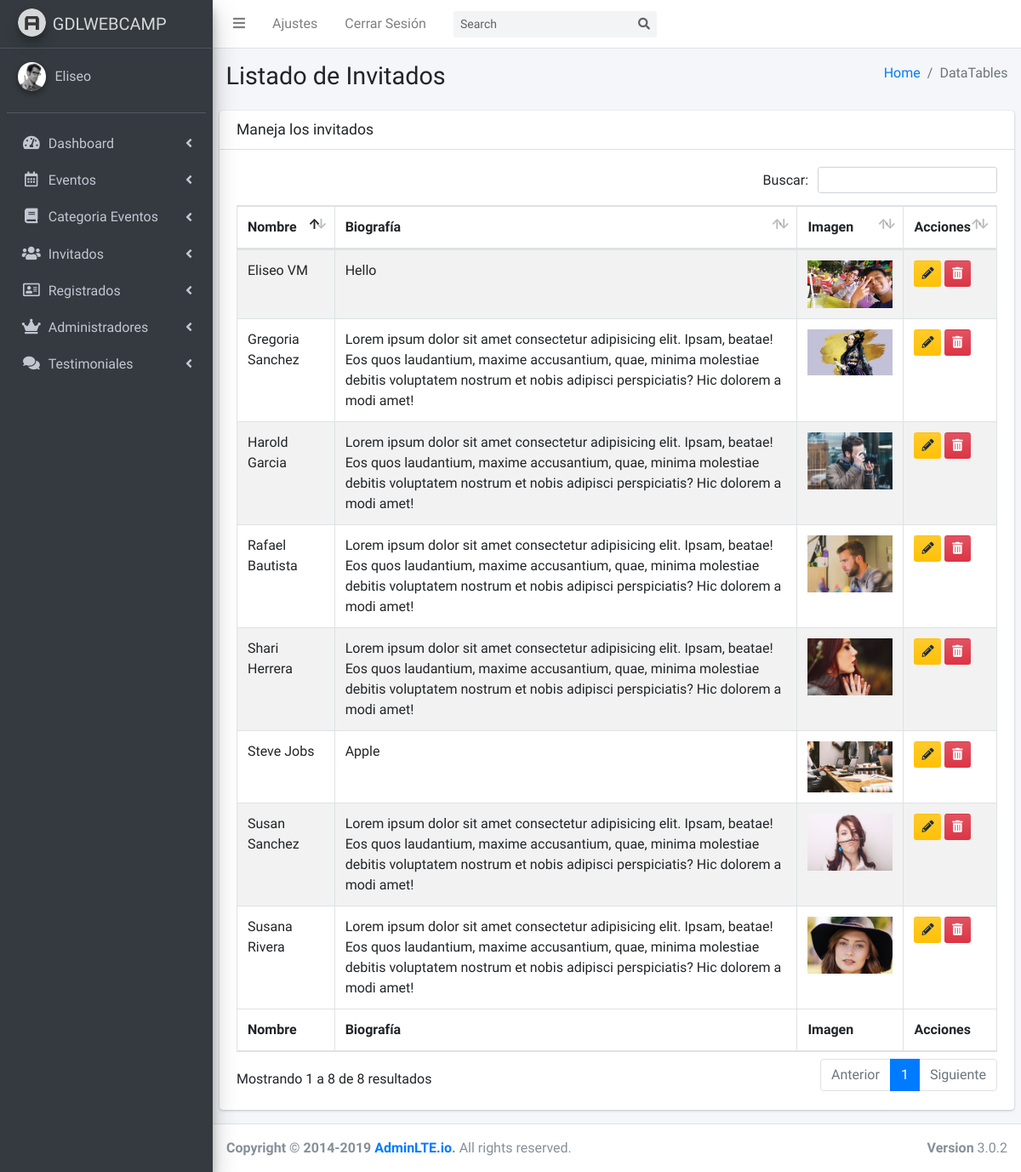
The app's page /admin/pages/examples/lista-invitados.php (signed in) with its own data.
### tables this page shows
CREATE TABLE `invitados` (
  `invitado_id` tinyint(4) NOT NULL,
  `nombre_invitado` varchar(30) NOT NULL,
  `apellido_invitado` varchar(30) NOT NULL,
  `descripcion` text NOT NULL,
  `url_imagen` varchar(50) NOT NULL
);

### admin/pages/examples/lista-invitados.php (the view, shortened to what this page needs)
<?php
include 'funciones/funciones.php';
include 'templates/header.php';
include 'templates/barra-superior.php';
include 'templates/navegacion-lateral.php';
?>
<div class="content-wrapper">
  <section class="content-header">
    <div class="container-fluid">
      <div class="row mb-2">
        <div class="col-sm-6">
          <h1>Listado de Invitados</h1>
        </div>
        <div class="col-sm-6">
          <ol class="breadcrumb float-sm-right">
            <li class="breadcrumb-item"><a href="#">Home</a></li>
            <li class="breadcrumb-item active">DataTables</li>
          </ol>
        </div>
      </div>
    </div>
  </section>
  <section class="content">
    <div class="row">
      <div class="col-12">
        <div class="card">
          <div class="card-header">
            <h3 class="card-title">Maneja los invitados</h3>
          </div>
          <div class="card-body">
            <table id="registros" class="table table-bordered table-striped">
              <thead>
              <tr>
                <th>Nombre</th>
                <th>Biografía</th>
                <th>Imagen</th>
                <th>Acciones</th>
              </tr>
              </thead>
              <tbody>
                <?php
                try {
                  $sql = "SELECT * FROM invitados";
                  $resultado = $conn->query($sql);
                } catch (Exception $e) {
                  $error = $e->getMessage();
                  echo $error;
                }
                while($invitado = $resultado->fetch_assoc()) { ?>
                    <tr>
                    <td><?php echo $invitado['nombre_invitado'] . " " . $invitado['apellido_invitado']; ?></td>
                    <td><?php echo $invitado['descripcion']; ?></td>
                    <td><img src="../../../img/invitados/<?php echo $invitado['url_imagen']; ?>" width="100" alt=""></td>
                    <td>
                      <a href="editar-invitado.php?id=<?php echo $invitado['invitado_id']; ?>" class="btn bg-gradient-warning btn-sm margin">
                      <i class="fas fa-pencil-alt"></i>
                      </a>
                      <a href="#" data-id="<?php echo $invitado['invitado_id']; ?>" data-tipo="invitado" class="btn bg-gradient-danger btn-sm borrar_registro">
                      <i class="fas fa-trash-alt"></i>
                      </a>
                    </td>
                  </tr>
                <?php } ?>
              </tbody>
              <tfoot>
              <tr>
                <th>Nombre</th>
                <th>Biografía</th>
                <th>Imagen</th>
                <th>Acciones</th>
              </tr>
              </tfoot>
            </table>
          </div>
        </div>
      </div>
    </div>
  </section>
</div>
<?php
include 'templates/footer.php';
?>

### records on screen
invitados: nombre_invitado "Rafael", apellido_invitado "Bautista", descripcion "Lorem ipsum dolor sit amet consectetur adipisicing elit. Ipsam, beatae! Eos quos laudantium, maxime accusantium, quae, minima molestiae debitis voluptatem nostrum et nobis adipisci perspiciatis? Hic dolorem a modi amet!", url_imagen (picture)
invitados: nombre_invitado "Shari", apellido_invitado "Herrera", descripcion "Lorem ipsum dolor sit amet consectetur adipisicing elit. Ipsam, beatae! Eos quos laudantium, maxime accusantium, quae, minima molestiae debitis voluptatem nostrum et nobis adipisci perspiciatis? Hic dolorem a modi amet!", url_imagen (picture)
invitados: nombre_invitado "Gregoria", apellido_invitado "Sanchez", descripcion "Lorem ipsum dolor sit amet consectetur adipisicing elit. Ipsam, beatae! Eos quos laudantium, maxime accusantium, quae, minima molestiae debitis voluptatem nostrum et nobis adipisci perspiciatis? Hic dolorem a modi amet!", url_imagen (picture)
invitados: nombre_invitado "Susana", apellido_invitado "Rivera", descripcion "Lorem ipsum dolor sit amet consectetur adipisicing elit. Ipsam, beatae! Eos quos laudantium, maxime accusantium, quae, minima molestiae debitis voluptatem nostrum et nobis adipisci perspiciatis? Hic dolorem a modi amet!", url_imagen (picture)
invitados: nombre_invitado "Harold", apellido_invitado "Garcia", descripcion "Lorem ipsum dolor sit amet consectetur adipisicing elit. Ipsam, beatae! Eos quos laudantium, maxime accusantium, quae, minima molestiae debitis voluptatem nostrum et nobis adipisci perspiciatis? Hic dolorem a modi amet!", url_imagen (picture)
invitados: nombre_invitado "Susan", apellido_invitado "Sanchez", descripcion "Lorem ipsum dolor sit amet consectetur adipisicing elit. Ipsam, beatae! Eos quos laudantium, maxime accusantium, quae, minima molestiae debitis voluptatem nostrum et nobis adipisci perspiciatis? Hic dolorem a modi amet!", url_imagen (picture)
invitados: nombre_invitado "Eliseo", apellido_invitado "VM", descripcion "Hello", url_imagen (picture)
invitados: nombre_invitado "Steve", apellido_invitado "Jobs", descripcion "Apple", url_imagen (picture)

### other values on screen
$_SESSION['nombre'] "Eliseo"
